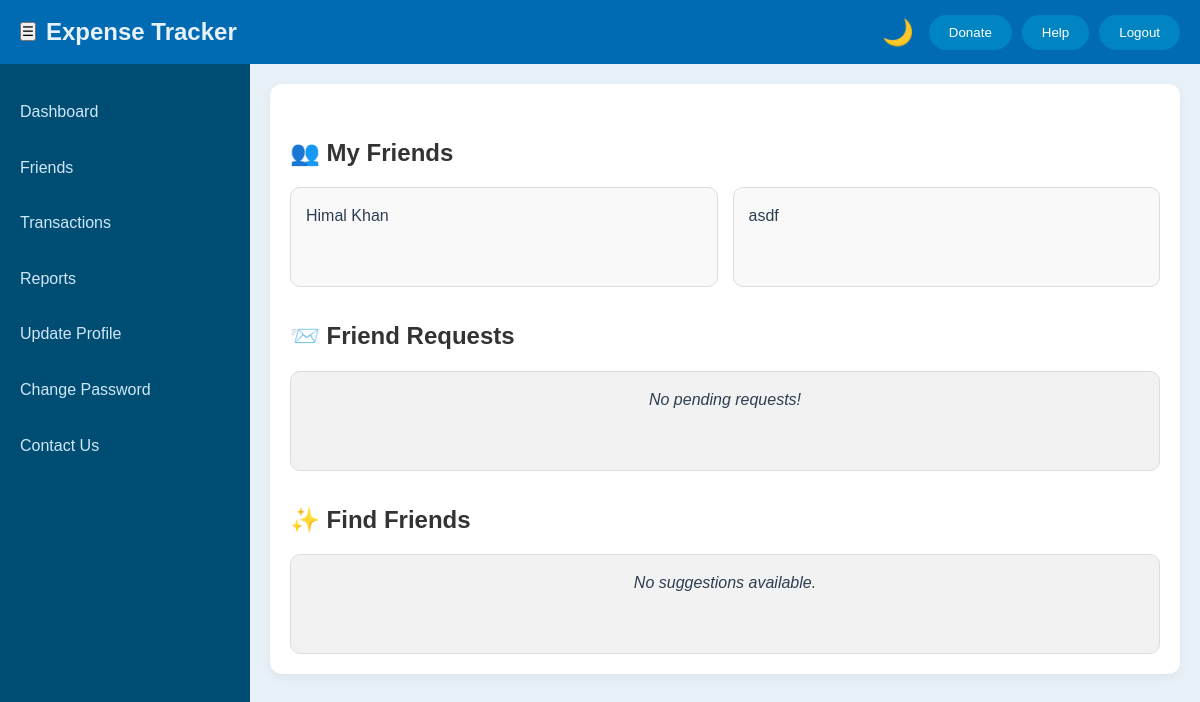
Before: /friends/ (signed in) with the older database file.
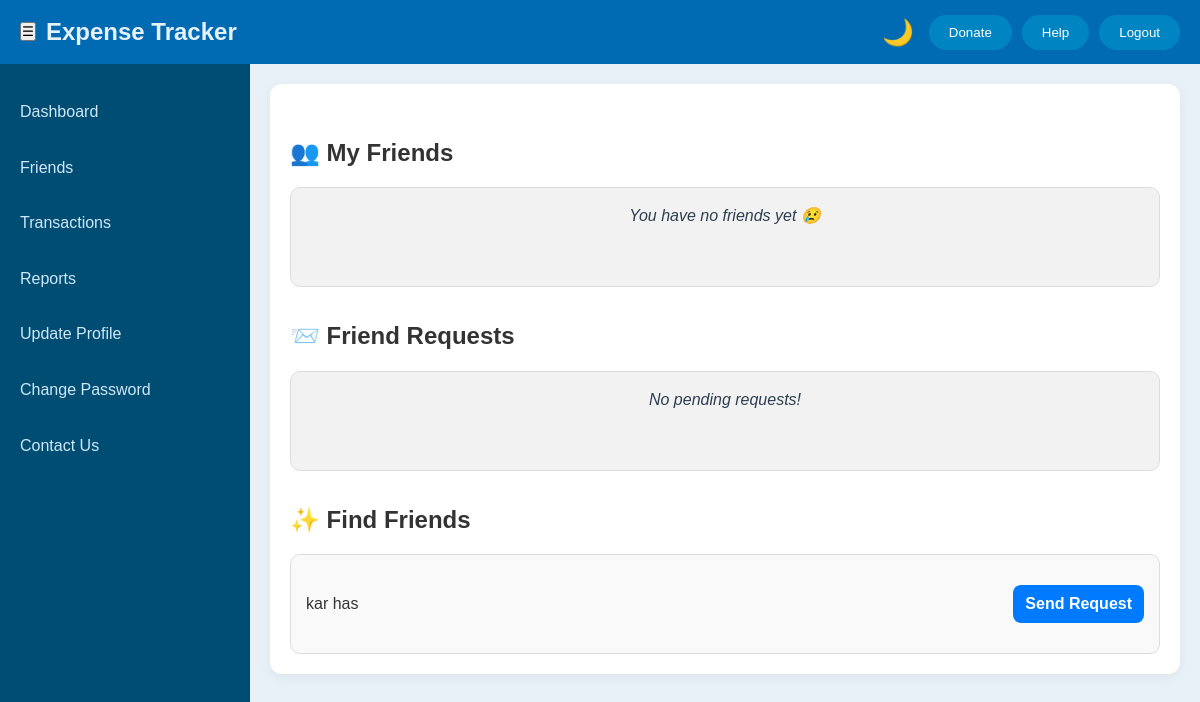
After: the same page with the newer database file.
### mainapp/models.py (models this page shows)
class User(AbstractBaseUser, PermissionsMixin):
    name = models.CharField(max_length=255)
    email = models.EmailField(unique=True)
    username = models.CharField(max_length=100, unique=True)
    number = models.CharField(max_length=15)
    created_at = models.DateTimeField(auto_now_add=True)
    updated_at = models.DateTimeField(auto_now=True)
    is_admin = models.BooleanField(default=False)
    is_active = models.BooleanField(default=True)
    is_staff = models.BooleanField(default=False)
    objects = UserManager()
    USERNAME_FIELD = 'email'
    REQUIRED_FIELDS = ['username', 'name', 'number']

### friendship/views.py (the view)
# urls.py: path('', views.friends_page, name='friends_page'),
@login_required
def friends_page(request):
    user = request.user
    my_friends_qs = Friendship.objects.filter(user1=user) | Friendship.objects.filter(user2=user)
    my_friends = [f.user2 if f.user1 == user else f.user1 for f in my_friends_qs]
    friend_requests = FriendRequest.objects.filter(to_user=user, is_active=True, is_rejected=False)
    friend_ids = [f.id for f in my_friends]
    sent_request_ids = FriendRequest.objects.filter(from_user=user, is_active=True).values_list('to_user_id', flat=True)
    received_request_ids = FriendRequest.objects.filter(to_user=user, is_active=True).values_list('from_user_id', flat=True)
    exclude_ids = set(friend_ids) | set(sent_request_ids) | set(received_request_ids) | {user.id}
    suggestions = User.objects.exclude(id__in=exclude_ids)
    return render(request, 'friends/friends.html', {
        'my_friends': my_friends,
        'friend_requests': friend_requests,
        'suggestions': suggestions,
    })

### templates/FRIENDS/friends.html (shortened to what this page needs)
{% load static %}
<!DOCTYPE html>
<html lang="en">
<head>
    <link rel="stylesheet" href="{% static 'css/DASHBOARD/dashboard.css' %}">
    <link rel="stylesheet" href="{% static 'css/FRIENDS/friends.css' %}">
    <link rel="stylesheet" href="{% static 'css/DASHBOARD/theme.css' %}">
</head>
<body class="friends-page">
    <div class="container">
        <nav class="navbar">
            <div class="navbar-left">
                <button class="sidebar-button" id="toggleSidebar">☰</button>
                <span class="site-title">Expense Tracker</span>
            </div>
            <div class="navbar-right">
                <span id="themeToggle" onclick="toggleTheme()">🌙</span>
                <button class="donate-btn" id="donateButton">Donate</button>
                <button class="help-btn" id="helpButton">Help</button>
                <button class="logout-btn" id="logoutButton">Logout</button>
            </div>
        </nav>
        <div class="content-area">
            <aside class="sidebar" id="sidebar">
                <ul class="sidebar-menu">
                    <li><a href="{% url 'dashboard' %}">Dashboard</a></li>
                    <li><a href="{% url 'friends_page' %}">Friends</a>
                    <li><a href="#">Transactions</a></li>
                    <li><a href="#">Reports</a></li>
                    <li><a href="{% url 'update_profile_page' %}">Update Profile</a></li>
                    <li><a href="{% url 'setting' %}">Change Password</a></li>
                    <li><a href="{% url 'contact' %}">Contact Us</a></li>
                </ul>
            </aside>
            <main class="main-content">
                <div class="friends-container">
                    <h2>👥 My Friends</h2>
                    <div class="friend-grid">
                        {% for f in my_friends %}
                        <div class="friend-box">
                            <p>{{ f.username }}</p>
                        </div>
                        {% empty %}
                        <div class="friend-box empty">You have no friends yet 😢</div>
                        {% endfor %}
                    </div>
                    <h2>📨 Friend Requests</h2>
                    <div class="friend-grid">
                        {% for fr in friend_requests %}
                        <div class="friend-box row">
                            <p class="friend-name">{{ fr.from_user.username }}</p>
                            <div class="btn-group">
                                <a href="{% url 'confirm_friend_request' fr.id %}" class="btn accept">Accept</a>
                                <a href="{% url 'reject_friend_request' fr.id %}" class="btn decline">Decline</a>
                            </div>
                        </div>
                        {% empty %}
                        <div class="friend-box empty">No pending requests!</div>
                        {% endfor %}
                    </div>
                    <h2>✨ Find Friends</h2>
                    <div class="friend-grid">
                        {% for s in suggestions %}
                        <div class="friend-box row">
                            <p class="friend-name">{{ s.username }}</p>
                            <a href="{% url 'send_friend_request' s.id %}" class="btn send">Send Request</a>
                        </div>
                        {% empty %}
                        <div class="friend-box empty">No suggestions available.</div>
                        {% endfor %}
                    </div>
                </div>
            </main>
</body>
</html>

Changed rows visible on the page:
removed User: username "Himal Khan", shown under "👥 My Friends"
removed User: username "asdf", shown under "👥 My Friends"
added User: username "kar has", shown under "✨ Find Friends"
Other visible differences:
text no longer shown: "No suggestions available."
text now shown: "You have no friends yet 😢"
